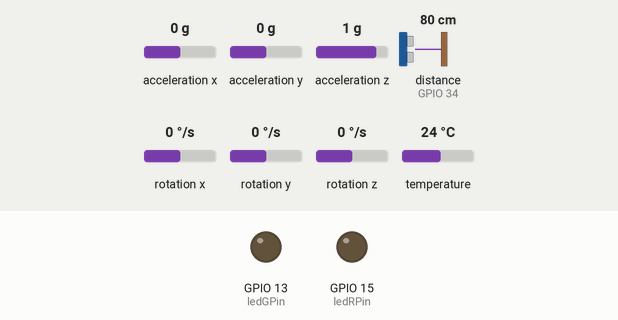
The sketch below on a simulated ESP32. On the bench: output pins drawn as LEDs (lit = HIGH). Wiring (inferred from the names in the program): ultrasonic range finder: trigger GPIO 23; echo GPIO 34. The test bench sets the inputs (shaded band); at power-on: distance to the obstacle (sensor on GPIO 34) 80 cm, acceleration x 0 g, acceleration y 0 g, acceleration z 1 g, rotation x 0 °/s, rotation y 0 °/s, rotation z 0 °/s, temperature 24 °C. The echo pulse lasts 58.3 µs per cm; pins used as bus, display or sensor lines are not drawn.

Above: at 1.2 s.
1.3 s: distance to the obstacle (sensor on GPIO 34) set to 2 cm
At 2.1 s:
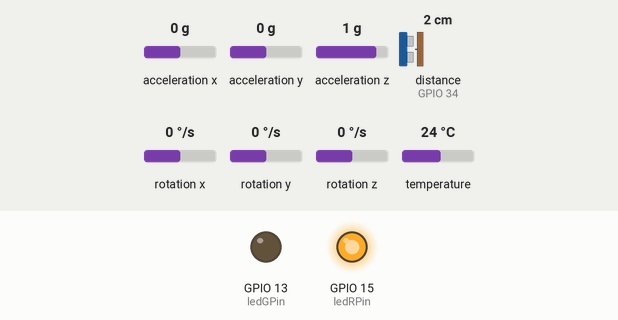
2.8 s: distance to the obstacle (sensor on GPIO 34) set to 4 cm
At 3.1 s:
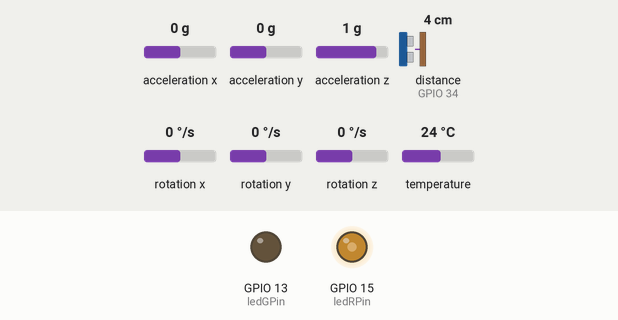
4.3 s: distance to the obstacle (sensor on GPIO 34) set to 2 cm
At 5.4 s:
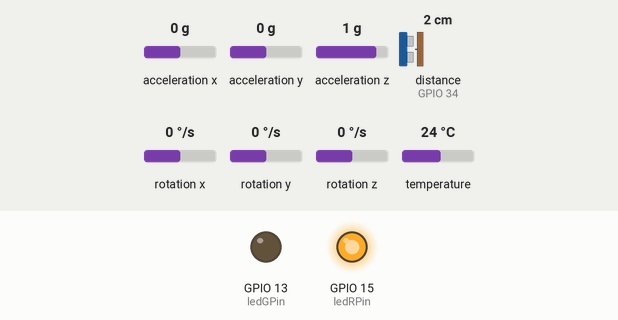
Timing chart, 0 to 7.3 s (numbered marks = the images above; inputs shaded):
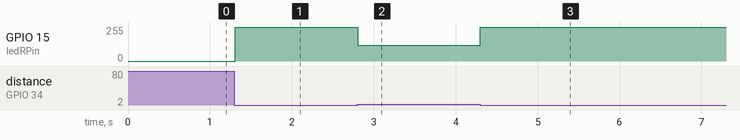

Measured:
- after the input at 1.3 s, GPIO 15 (ledRPin): 0/255 → 255/255 at once
- after the input at 2.8 s, GPIO 15 (ledRPin): 255/255 → 118/255 at once
- after the input at 4.3 s, GPIO 15 (ledRPin): 118/255 → 255/255 at once

The sketch:

Top_Board.ino
```cpp
#include <Arduino.h>
#include <Adafruit_MPU6050.h>
#include <Adafruit_Sensor.h>

//  MPU6050 setup
Adafruit_MPU6050 mpu;
float xoffset = 0.52;
float yoffset = -0.16;
float accX;
float accY;

//  Ultrasonic Sensor
const int trig = 23;
const int echo = 34;
//  LEDs
const int ledGPin = 13;
const int ledRPin = 15;
const int freq = 5000;
const int res = 8;

const int ledRChannel = 0;
const int ledGChannel = 1;

//  Setting variables

float lastacceltime;
float lastscantime;
long duration;
int distance;

void setup() {

  //  Setting up serial monitor

    Serial.begin(115200);

  //  Setup Ultrasonic

    pinMode(trig, OUTPUT);
    pinMode(echo, INPUT);

  //  Setup LED

    pinMode(ledGPin, OUTPUT);
    pinMode(ledRPin, OUTPUT);
    ledcAttach(ledRPin, freq, res);
    ledcAttach(ledGPin, freq, res);

  //  Setup MPU

    mpu.setAccelerometerRange(MPU6050_RANGE_8_G);
    mpu.setGyroRange(MPU6050_RANGE_500_DEG);
    mpu.setFilterBandwidth(MPU6050_BAND_21_HZ);

}

void loop() {

  //  Checking for new data......

  distancecheck();
  accelcheck();

  //  Displaying new data

  Serial.Println("Distance: ");
  Serial.Println(distance);
  Serial.Println("X Accel: ");
  Serial.Println(accX);
  Serial.Println("Y Accel: ");
  Serial.Println(accY);

}


//-------------------------Functions---------------------------------


//  Ultrasonic sensor

void distancecheck(){

//  Timer, checks every 200ms

  if(lastscantime - millis() <= 200){

  //  Triggering scan

    digitalWrite(trig, LOW);
    delayMicroseconds(2);
    digitalWrite(trig, HIGH);
    delayMicroseconds(10);
    digitalWrite(trig, LOW);

  //  Wait 50ms for pulse, Max distance 850cm, keeps consistant results

    duration = pulseIn(echo, HIGH, 50000);

  //  Calculating distance

    distance = duration * 0.034 / 2;
    lastscantime = millis();

  //  Calculate PWM value based on distance, use floating-point division
  // 355 used for higher voltage to led - better visability, less strobing due to distance/pwm delta
    float pwm = 355 * (1.0 / distance);

  // Clamp PWM to 0-255 range

    pwm = constrain(pwm, 0, 255);

  //  Adjusting LED brightness based on distance

    if (distance <= 10) {

    //  Setting currrent LED brightness

        ledcWrite(ledRPin, pwm);

    } else {

    //  Turning off LED

        ledcWrite(ledRPin, LOW);

    }

  }

}


//  MPU6050

void accelcheck(){

//  Timer, checks every 100ms

  if(lastacceltime - millis() <= 100){

  //  Get new sensor events with the readings

    sensors_event_t a, g, temp;
    mpu.getEvent(&a, &g, &temp);

  //  Save values

    accX = a.acceleration.x - xoffset;
    accY = a.acceleration.y - yoffset;

  //  Reset timer

    lastacceltime = millis();

  }
}
```
